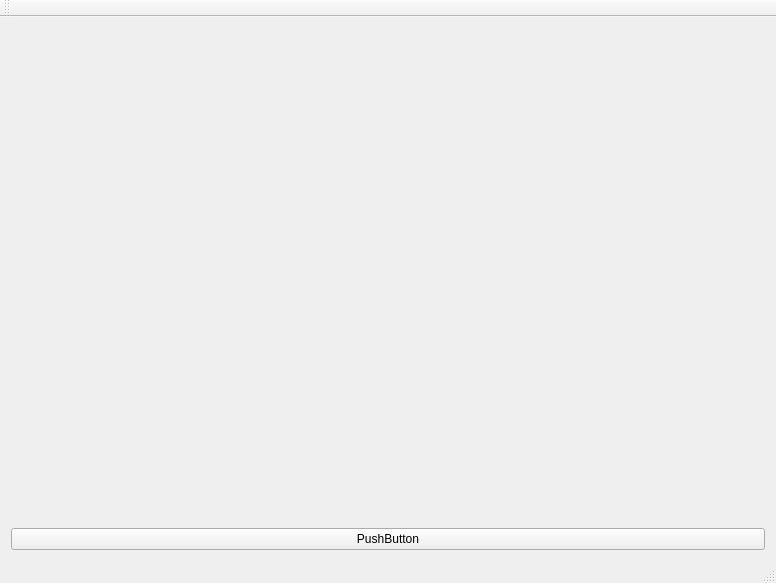
<?xml version="1.0" encoding="UTF-8"?>
<ui version="4.0">
 <class>MainWindow</class>
 <widget class="QMainWindow" name="MainWindow">
  <property name="geometry">
   <rect>
    <x>0</x>
    <y>0</y>
    <width>776</width>
    <height>583</height>
   </rect>
  </property>
  <property name="windowTitle">
   <string>MainWindow</string>
  </property>
  <widget class="QWidget" name="centralWidget">
   <layout class="QVBoxLayout" name="verticalLayout_2">
    <item>
     <layout class="QVBoxLayout" name="verticalLayout">
      <item>
       <widget class="QVTKWidget" name="qvtkWidget"/>
      </item>
      <item>
       <widget class="QPushButton" name="pushButton">
        <property name="text">
         <string>PushButton</string>
        </property>
       </widget>
      </item>
     </layout>
    </item>
   </layout>
  </widget>
  <widget class="QMenuBar" name="menuBar">
   <property name="geometry">
    <rect>
     <x>0</x>
     <y>0</y>
     <width>776</width>
     <height>20</height>
    </rect>
   </property>
  </widget>
  <widget class="QToolBar" name="mainToolBar">
   <attribute name="toolBarArea">
    <enum>TopToolBarArea</enum>
   </attribute>
   <attribute name="toolBarBreak">
    <bool>false</bool>
   </attribute>
  </widget>
  <widget class="QStatusBar" name="statusBar"/>
 </widget>
 <layoutdefault spacing="6" margin="11"/>
 <customwidgets>
  <customwidget>
   <class>QVTKWidget</class>
   <extends>QWidget</extends>
   <header>QVTKWidget.h</header>
  </customwidget>
 </customwidgets>
 <resources/>
 <connections/>
</ui>
